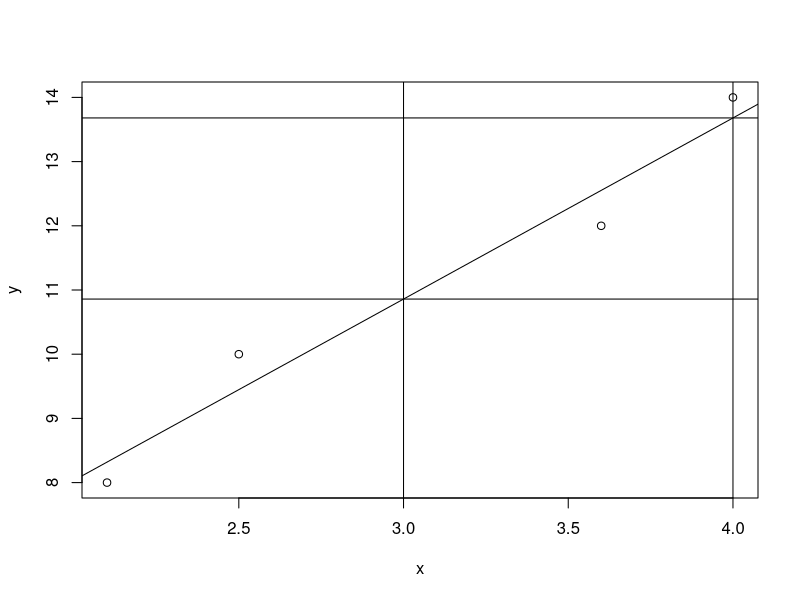
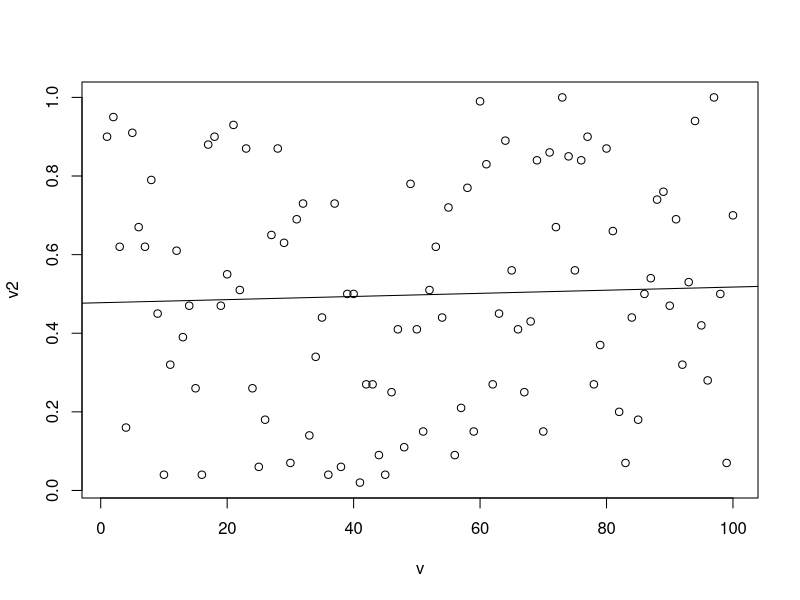

Here is the R script that generated these plots, in order:
### EXAMPLE ONE ###

# define our two vectors. feature and indep var
x <- c(2.1,2.5,3.6,4)
y<-c(8,10,12,14)


n<-length(x)

plot(x,y)

# calc covariance
x_spread <- x-mean(x)
y_spread <- y-mean(y)

cross_prod <- x_spread*y_spread
tot <- sum(cross_prod)

my_cov <- tot/(n-1)
my_cov
# cov(x,y)

## correlation ##
my_cor <- my_cov/(sd(x)*sd(y))
my_cor
# cor(x,y)

# define our regression coefficient and intercept terms using equations derived from 1st derivatives
m <- my_cor*sd(y)/sd(x)
c <- mean(y-(m*x))
print(paste0('Coefficient: ', m))
print(paste0('intercept: ', c))

# plot
abline(c, m)

# vertical line at x = 3
abline(v=3)
abline(h=(3*m+c))

# vertical line at x = 4
abline(v=4)
abline(h=(4*m+c))

# difference of 1 increment in x dimension adds additional m in y dimension
3*m+c+m
4*m+c


# regression model summary
model <- lm(y ~ x)
summary(model)

# check against our own values
# the standard error is the root mean squared error except we take 2 from n as a correction

pred <- function(x) x*m+c
v_pred <- pred(x)
e <- v_pred - y

sem <- sum((e)^2)/(n-2) # method 1
(sum((e)^2)/(n-1))^(1/2) # method 2
(sum((e)^2)/(n-2))^(1/2) # method 3, called the residual standard error on the model output


t_score <- m/sem
df <- 3-2

pt(t_score, df, lower.tail = FALSE)*2

# 95 % conf interval
t_stat <- qt(0.025,25)
me <- t_stat * sem
m + me
m - me



############################################################################################



### EXAMPLE TWO ###

v = 1:100
v2 = sample((v/100), 100, replace = TRUE)
plot(v, v2)

# sum(v-mean(v) * (v2-mean(v2)))/(length(v)-1)

v_spread <- v-mean(v)
v2_spread <- v2-mean(v2)

cross_prod <- v_spread*v2_spread
# cross_prod
tot <- sum(cross_prod)
tot

my_cov <- tot/(length(v)-1)
my_cov
cov(v,v2)

## CORRELATION ##
my_cor <- my_cov/(sd(v)*sd(v2))
my_cor
cor(v,v2)

m <- my_cor*sd(v2)/sd(v)
c <- mean(v2-(m*v))
abline(c, m)
print(paste0('Coefficient: ', m))
print(paste0('intercept: ', c))











